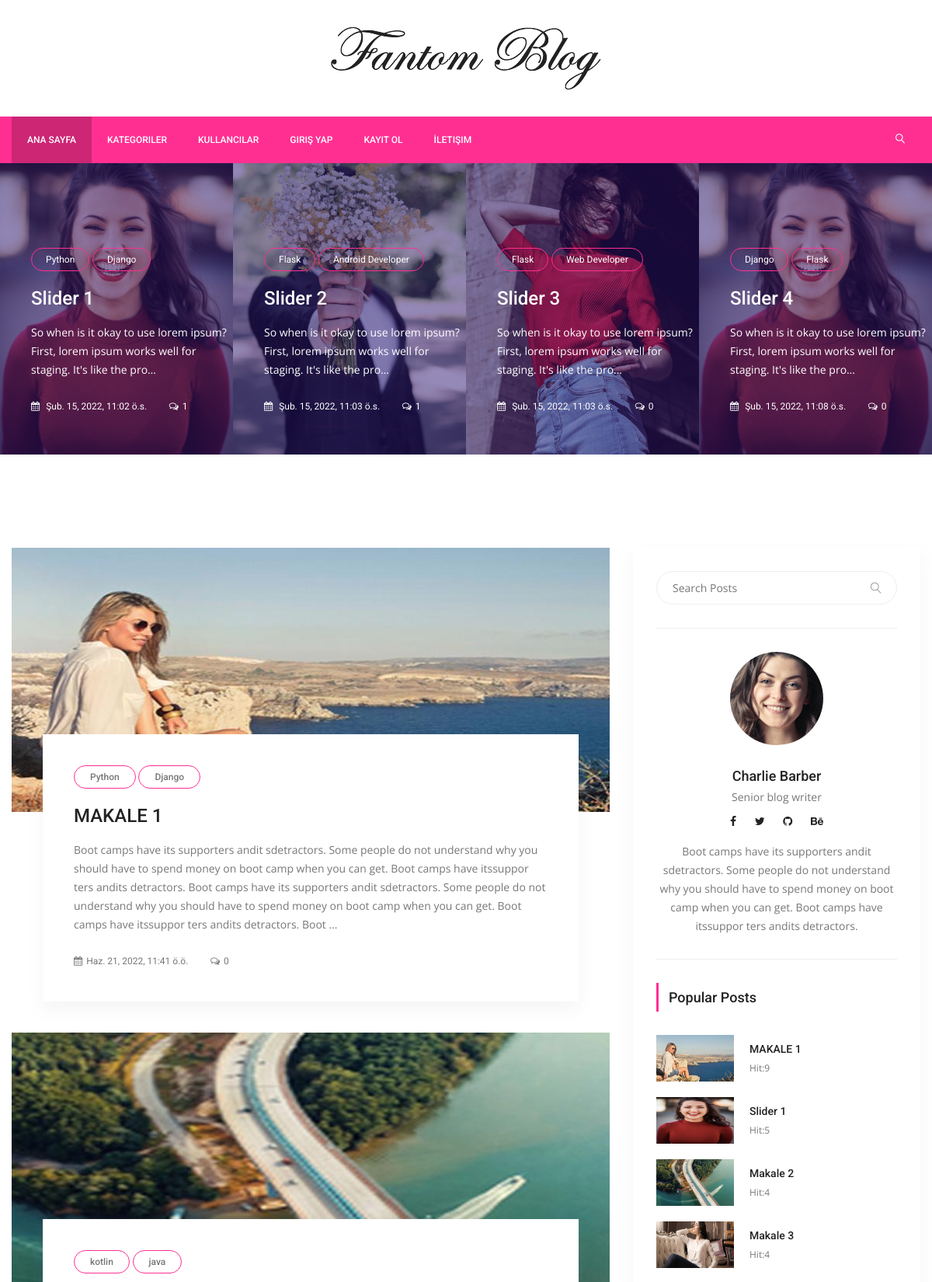
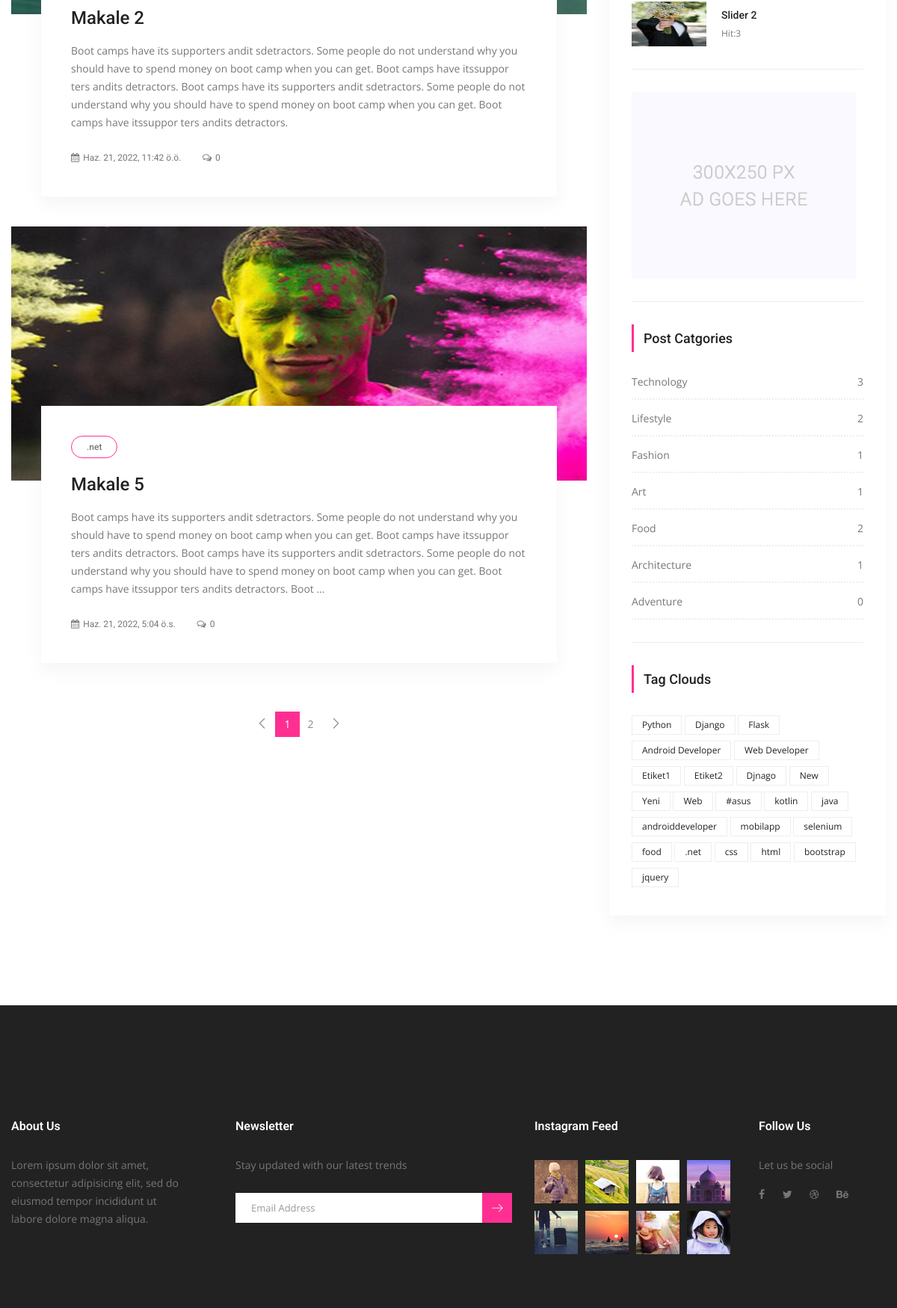
The page / (upper part) on the database its author committed (2 pictures, top to bottom).
### posts/models.py (models this page shows, shortened)
class Post(models.Model):
    title = models.CharField(max_length=150)
    content = models.TextField()
    publishing_date = models.DateTimeField(auto_now_add=True)
    image = models.ImageField(blank=True,null=True,upload_to='uploads/',default='uploads/blog-3.jpg')
    user = models.ForeignKey(settings.AUTH_USER_MODEL,on_delete=models.CASCADE,default=1)
    slug = models.SlugField(default="slug",editable=False)
    category = models.ForeignKey(Category,on_delete=models.CASCADE,default=1,related_name="posts")
    tag = models.ManyToManyField(Tag,related_name="posts",blank=True)
    slider_post = models.BooleanField(default=False)
    hit = models.PositiveIntegerField(default=0)
    def tags(self):
        return self.tag.all()
    def comment_count(self):
        return self.comments.all().count()

class Tag(models.Model):
    title = models.CharField(max_length=50)
    slug = models.SlugField(editable=False)
    def __str__(self):
        return self.title

class Category(models.Model):
    title = models.CharField(max_length=250)
    slug = models.SlugField(default="slug",editable=False)
    def post_count(self):
        return self.posts.all().count()

### posts/views.py (the view)
# urls.py: path('',IndexView.as_view(),name='index'),
class IndexView(ListView):
    template_name = 'posts/index.html'
    model = Post
    context_object_name = 'posts'
    paginate_by = 7
    def get_context_data(self, **kwargs):
        context = super(IndexView, self).get_context_data(**kwargs)
        context['slider_posts'] = Post.objects.all().filter(slider_post=True)
        return context

### posts/templatetags/custom_tags.py (called while the page is built)
@register.simple_tag(name='categories')
def all_categories():
    return Category.objects.all()

@register.simple_tag(name='tags')
def all_tags():
    return Tag.objects.all()

@register.simple_tag(name='hit_posts')
def hit_posts():
    return Post.objects.order_by('-hit')[:5]

### templates/posts/index.html (shortened to what this page needs)
{% extends 'base.html' %}
{% load static %}
{% block content %}
        <section class="post_slider_area">
			<div class="post_slider_inner owl-carousel">
				{% for post in slider_posts %}
					<div class="item">
					<div class="post_s_item">
						<div class="post_img">
							<img src="{{ post.image.url }}" alt="">
						</div>
						<div class="post_text">
							{% for tag in post.tags %}
								<a class="cat" href="{% url 'tag_detail' pk=tag.id slug=tag.slug %}">{{ tag.title }}</a>
							{% endfor %}
							<a href="{% url 'detail' pk=post.id slug=post.slug %}"><h4>{{ post.title }}</h4></a>
							<p>{{ post.content |truncatechars:100 }}</p>
							<div class="date">
								<a href="#"><i class="fa fa-calendar" aria-hidden="true"></i> {{ post.publishing_date }}</a>
								<a href="#"><i class="fa fa-comments-o" aria-hidden="true"></i>{{ post.comment_count }}</a>
							</div>
						</div>
					</div>
				</div>
				{% endfor %}
			</div>
        </section>
        <section class="blog_area p_120">
            <div class="container">
                <div class="row">
                    <div class="col-lg-8">
                        <div class="blog_left_sidebar">
							{% for post in posts %}
							{% if post not in slider_posts %}
							<article class="blog_style1">
								<div class="blog_img">
									<img class="img-fluid" src="{{ post.image.url }}" style="width:100%" alt="">
								</div>
								<div class="blog_text">
									<div class="blog_text_inner">
										{% for tag in post.tags %}
											<a class="cat" href="{% url 'tag_detail' pk=tag.id slug=tag.slug %}">{{ tag }}</a>
										{% endfor %}
										<a href="{% url 'detail' pk=post.id slug=post.slug %}"><h4>{{ post.title }}</h4></a>
										<p>{{ post.content | truncatechars:400 }}</p>
										<div class="date">
											<a href="#"><i class="fa fa-calendar" aria-hidden="true"></i>{{ post.publishing_date }}</a>
											<a href="#"><i class="fa fa-comments-o" aria-hidden="true"></i>{{ post.comment_count }}</a>
										</div>
									</div>
								</div>
							</article>
							{% endif %}
							{% endfor %}
							{% if is_paginated %}
								<nav class="blog-pagination justify-content-center d-flex">
								<ul class="pagination">
									{% if page.has_previos %}
									<li class="page-item">
										<a href="?page={{ page.obj.previous_page_number }}" class="page-link" aria-label="Previous">
											<span aria-hidden="true">
												<span class="lnr lnr-chevron-left"></span>
											</span>
										</a>
									</li>
									{% else %}
									<li class="page-item disabled">
										<a href="#" class="page-link" aria-label="Previous">
											<span aria-hidden="true">
												<span class="lnr lnr-chevron-left"></span>
											</span>
										</a>
									</li>
									{% endif %}
									{% for i in paginator.page_range %}
									{% if page_obj.number == i%}
									<li class="page-item active"><a href="#" class="page-link">{{ i }}</a></li>
									{% else %}
									<li class="page-item"><a href="?page={{ i }}" class="page-link">{{ i }}</a></li>
									{% endif %}
									{% endfor %}
									{% if page_obj.has_next %}
									<li class="page-item">
										<a href="?page={{ page_obj.next_page_number }}" class="page-link" aria-label="Next">
											<span aria-hidden="true">
												<span class="lnr lnr-chevron-right"></span>
											</span>
										</a>
									</li>
									{% endif %}
								</ul>
							</nav>
							{% endif %}
                        </div>
                    </div>
                    {% include 'right_side.html' %}
                </div>
            </div>
        </section>
{% endblock %}

### templates/right_side.html
{% load static %}
{% load custom_tags %}
<div class="col-lg-4">
                        <div class="blog_right_sidebar">
                            <aside class="single_sidebar_widget search_widget">
                                <form action="{% url 'search' %}" method="get">
                                    <div class="input-group">
                                            <input type="text" class="form-control" placeholder="Search Posts" name="q">
                                            <span class="input-group-btn">
                                                <button class="btn btn-default" type="button"><i class="lnr lnr-magnifier"></i></button>
                                            </span>
                                    </div>
                                </form>
                                <div class="br"></div>
                            </aside>
                            <aside class="single_sidebar_widget author_widget">
                                <img class="author_img rounded-circle" src="{% static "img/blog/author.png" %}" alt="">
                                <h4>Charlie Barber</h4>
                                <p>Senior blog writer</p>
                                <div class="social_icon">
                                    <a href="#"><i class="fa fa-facebook"></i></a>
                                    <a href="#"><i class="fa fa-twitter"></i></a>
                                    <a href="#"><i class="fa fa-github"></i></a>
                                    <a href="#"><i class="fa fa-behance"></i></a>
                                </div>
                                <p>Boot camps have its supporters andit sdetractors. Some people do not understand why you should have to spend money on boot camp when you can get. Boot camps have itssuppor ters andits detractors.</p>
                                <div class="br"></div>
                            </aside>
                            <aside class="single_sidebar_widget popular_post_widget">
                                <h3 class="widget_title">Popular Posts</h3>
                                {% hit_posts as posts %}
                                {% for post in posts %}
                                <div class="media post_item">
                                    <img src="{{ post.image.url }}" href="{% url 'detail' pk=post.pk slug=post.slug %}" style="height: 60px;width:100px">
                                    <div class="media-body">
                                        <a href="{% url 'detail' pk=post.pk slug=post.slug %}"><h3>{{ post.title }}</h3></a>
                                        <p>Hit:{{ post.hit }}</p>
                                    </div>
                                </div>
                                {% endfor %}
                                <div class="br"></div>
                            </aside>
                            <aside class="single_sidebar_widget">
                                <a href="#"><img class="img-fluid" src="{% static "img/blog/add.jpg" %}" alt=""></a>
                                <div class="br"></div>
                            </aside>
                            <aside class="single_sidebar_widget post_category_widget">
                                <h4 class="widget_title">Post Catgories</h4>
                                <ul class="list cat-list">
                                {% categories as categories %}
                                {% for category in categories %}
                                    <li>
                                        <a href="{% url 'category_detail' pk=category.id slug=category.slug %}" class="d-flex justify-content-between">
                                            <p>{{ category.title }}</p>
                                            <p>{{ category.post_count }}</p>
                                        </a>
                                    </li>
                                {% endfor %}
                                </ul>
                                <div class="br"></div>
                            </aside>
                            <aside class="single-sidebar-widget tag_cloud_widget">
                                <h4 class="widget_title">Tag Clouds</h4>
                                <ul class="list">
                                    {% tags as tags %}
                                    {% for tag in tags %}
                                        <li><a href="{% url 'tag_detail' pk=tag.id slug=tag.slug %}">{{ tag.title }}</a></li>
                                    {% endfor %}
                                </ul>
                            </aside>
                        </div>
</div>

### rows shown on the page
Post: image (picture), title "Slider 1", content "So when is it okay to use lorem ipsum? First, lorem ipsum works well for staging. It's like the pro…", publishing_date "Şub. 15, 2022, 11:02 ö.s.", comment_count "1", hit "5"
Tag: title "Python"
Tag: title "Django"
Post: image (picture), title "Slider 2", content "So when is it okay to use lorem ipsum? First, lorem ipsum works well for staging. It's like the pro…", publishing_date "Şub. 15, 2022, 11:03 ö.s.", comment_count "1", hit "3"
Tag: title "Flask"
Tag: title "Android Developer"
Post: image (picture), title "Slider 3", content "So when is it okay to use lorem ipsum? First, lorem ipsum works well for staging. It's like the pro…", publishing_date "Şub. 15, 2022, 11:03 ö.s.", comment_count "0"
Tag: title "Web Developer"
Post: image (picture), title "Slider 4", content "So when is it okay to use lorem ipsum? First, lorem ipsum works well for staging. It's like the pro…", publishing_date "Şub. 15, 2022, 11:08 ö.s.", comment_count "0"
Post: image (picture), title "MAKALE 1", content "Boot camps have its supporters andit sdetractors. Some people do not understand why you should have to spend money on boot camp when you can get. Boot camps have itssuppor ters andits detractors. Boot camps have its supporters andit sdetractors. Some people do not understand why you should have to spend money on boot camp when you can get. Boot camps have itssuppor ters andits detractors. Boot …", publishing_date "Haz. 21, 2022, 11:41 ö.ö.", comment_count "0", hit "9"
Post: image (picture), title "Makale 2", content "Boot camps have its supporters andit sdetractors. Some people do not understand why you should have to spend money on boot camp when you can get. Boot camps have itssuppor ters andits detractors. Boot camps have its supporters andit sdetractors. Some people do not understand why you should have to spend money on boot camp when you can get. Boot camps have itssuppor ters andits detractors.", publishing_date "Haz. 21, 2022, 11:42 ö.ö.", comment_count "0", hit "4"
Tag: title "kotlin"
Tag: title "java"
Post: image (picture), title "Makale 5", content "Boot camps have its supporters andit sdetractors. Some people do not understand why you should have to spend money on boot camp when you can get. Boot camps have itssuppor ters andits detractors. Boot camps have its supporters andit sdetractors. Some people do not understand why you should have to spend money on boot camp when you can get. Boot camps have itssuppor ters andits detractors. Boot …", publishing_date "Haz. 21, 2022, 5:04 ö.s.", comment_count "0"
Tag: title ".net"
Post: image (picture), title "Makale 3", hit "4"
Category: title "Technology", post_count "3"
Category: title "Lifestyle", post_count "2"
Category: title "Fashion", post_count "1"
Category: title "Art", post_count "1"
Category: title "Food", post_count "2"
Category: title "Architecture", post_count "1"
Category: title "Adventure", post_count "0"
Tag: title "Etiket1"
Tag: title "Etiket2"
Tag: title "Djnago"
Tag: title "New"
Tag: title "Yeni"
Tag: title "Web"
Tag: title "#asus"
Tag: title "androiddeveloper"
Tag: title "mobilapp"
Tag: title "selenium"
Tag: title "food"
Tag: title "css"
Tag: title "html"
Tag: title "bootstrap"
Tag: title "jquery"

### other values the page prints
{{ i }} "1"
{{ i }} "2"
